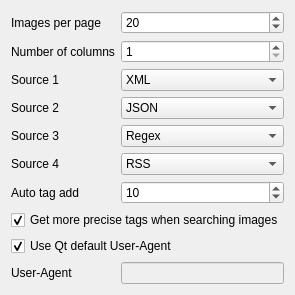
      <widget class="QWidget" name="pageSources">
       <layout class="QFormLayout" name="formLayout_2">
        <property name="fieldGrowthPolicy">
         <enum>QFormLayout::FieldGrowthPolicy::AllNonFixedFieldsGrow</enum>
        </property>
        <item row="0" column="0">
         <widget class="QLabel" name="label_9">
          <property name="text">
           <string>Images per page</string>
          </property>
         </widget>
        </item>
        <item row="1" column="0">
         <widget class="QLabel" name="label_10">
          <property name="text">
           <string>Number of columns</string>
          </property>
         </widget>
        </item>
        <item row="2" column="0">
         <widget class="QLabel" name="label_11">
          <property name="text">
           <string>Source 1</string>
          </property>
         </widget>
        </item>
        <item row="3" column="0">
         <widget class="QLabel" name="label_12">
          <property name="text">
           <string>Source 2</string>
          </property>
         </widget>
        </item>
        <item row="4" column="0">
         <widget class="QLabel" name="label_13">
          <property name="text">
           <string>Source 3</string>
          </property>
         </widget>
        </item>
        <item row="5" column="0">
         <widget class="QLabel" name="label_53">
          <property name="text">
           <string>Source 4</string>
          </property>
         </widget>
        </item>
        <item row="0" column="1">
         <widget class="QSpinBox" name="spinImagesPerPage">
          <property name="minimum">
           <number>1</number>
          </property>
          <property name="maximum">
           <number>1000</number>
          </property>
          <property name="value">
           <number>20</number>
          </property>
         </widget>
        </item>
        <item row="1" column="1">
         <widget class="QSpinBox" name="spinColumns">
          <property name="minimum">
           <number>1</number>
          </property>
          <property name="maximum">
           <number>10</number>
          </property>
          <property name="value">
           <number>1</number>
          </property>
         </widget>
        </item>
        <item row="7" column="0" colspan="2">
         <widget class="QCheckBox" name="checkUseregexfortags">
          <property name="text">
           <string>Get more precise tags when searching images</string>
          </property>
          <property name="checked">
           <bool>true</bool>
          </property>
         </widget>
        </item>
        <item row="2" column="1">
         <widget class="QComboBox" name="comboSource1">
          <item>
           <property name="text">
            <string>XML</string>
           </property>
          </item>
          <item>
           <property name="text">
            <string>JSON</string>
           </property>
          </item>
          <item>
           <property name="text">
            <string>Regex</string>
           </property>
          </item>
          <item>
           <property name="text">
            <string>RSS</string>
           </property>
          </item>
         </widget>
        </item>
        <item row="3" column="1">
         <widget class="QComboBox" name="comboSource2">
          <property name="currentIndex">
           <number>1</number>
          </property>
          <item>
           <property name="text">
            <string>XML</string>
           </property>
          </item>
          <item>
           <property name="text">
            <string>JSON</string>
           </property>
          </item>
          <item>
           <property name="text">
            <string>Regex</string>
           </property>
          </item>
          <item>
           <property name="text">
            <string>RSS</string>
           </property>
          </item>
         </widget>
        </item>
        <item row="4" column="1">
         <widget class="QComboBox" name="comboSource3">
          <property name="currentIndex">
           <number>2</number>
          </property>
          <item>
           <property name="text">
            <string>XML</string>
           </property>
          </item>
          <item>
           <property name="text">
            <string>JSON</string>
           </property>
          </item>
          <item>
           <property name="text">
            <string>Regex</string>
           </property>
          </item>
          <item>
           <property name="text">
            <string>RSS</string>
           </property>
          </item>
         </widget>
        </item>
        <item row="5" column="1">
         <widget class="QComboBox" name="comboSource4">
          <property name="currentIndex">
           <number>3</number>
          </property>
          <item>
           <property name="text">
            <string>XML</string>
           </property>
          </item>
          <item>
           <property name="text">
            <string>JSON</string>
           </property>
          </item>
          <item>
           <property name="text">
            <string>Regex</string>
           </property>
          </item>
          <item>
           <property name="text">
            <string>RSS</string>
           </property>
          </item>
         </widget>
        </item>
        <item row="6" column="0">
         <widget class="QLabel" name="label_82">
          <property name="text">
           <string>Auto tag add</string>
          </property>
         </widget>
        </item>
        <item row="6" column="1">
         <widget class="QSpinBox" name="spinAutoTagAdd">
          <property name="maximum">
           <number>100000</number>
          </property>
          <property name="value">
           <number>10</number>
          </property>
         </widget>
        </item>
        <item row="8" column="0" colspan="2">
         <widget class="QCheckBox" name="checkUseQtUserAgent">
          <property name="text">
           <string>Use Qt default User-Agent</string>
          </property>
          <property name="checked">
           <bool>true</bool>
          </property>
         </widget>
        </item>
        <item row="9" column="0">
         <widget class="QLabel" name="labelUserAgent">
          <property name="text">
           <string>User-Agent</string>
          </property>
         </widget>
        </item>
        <item row="9" column="1">
         <widget class="QLineEdit" name="lineUserAgent">
          <property name="enabled">
           <bool>false</bool>
          </property>
         </widget>
        </item>
       </layout>
      </widget>
